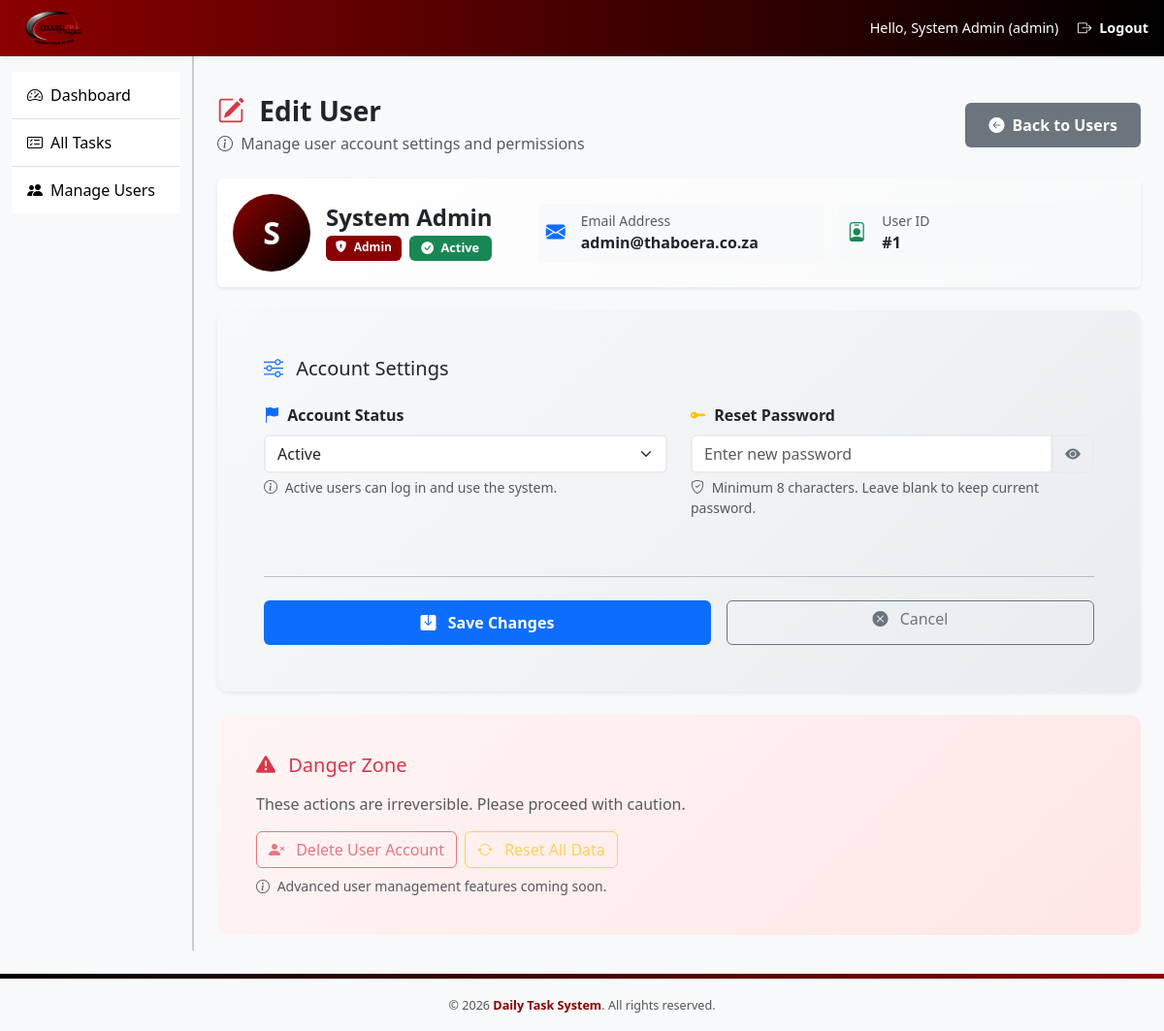
Page /public/admin/user_edit.php?id=1 (signed in) on the committed database.
### tables this page shows
CREATE TABLE users (
  id INT AUTO_INCREMENT PRIMARY KEY,
  full_name VARCHAR(100) NOT NULL,
  email VARCHAR(120) NOT NULL UNIQUE,
  role ENUM('admin','member') NOT NULL DEFAULT 'member',
  password_hash VARCHAR(255) NOT NULL,
  status ENUM('active','inactive') NOT NULL DEFAULT 'active',
  created_at TIMESTAMP DEFAULT CURRENT_TIMESTAMP
);

### public/admin/user_edit.php (the view, shortened to what this page needs)
<?php
require_once __DIR__ . '/../../config/db.php';
$targetId = (int)($_GET['id'] ?? 0);
$stmt = $pdo->prepare("SELECT id, full_name, email, role, status FROM users WHERE id = ?");
$stmt->execute([$targetId]);
$user = $stmt->fetch();
$success = '';
require_once __DIR__ . '/../../views/header.php';
?>
<link rel="stylesheet" href="https://cdn.jsdelivr.net/npm/bootstrap-icons@1.11.3/font/bootstrap-icons.css">
<link href="https://cdn.jsdelivr.net/npm/animate.css@4.1.1/animate.min.css" rel="stylesheet">
<div class="container mt-3 mt-md-4 edit-user-container">
    <div class="d-flex flex-column flex-md-row align-items-start align-items-md-center justify-content-between mb-4 header-actions animate__animated animate__fadeIn">
        <div class="mb-2 mb-md-0">
            <h3 class="fw-bold mb-1">
                <i class="bi bi-pencil-square text-danger me-2"></i> Edit User
            </h3>
            <p class="text-muted mb-0 responsive-text">
                <i class="bi bi-info-circle me-1"></i> Manage user account settings and permissions
            </p>
        </div>
        <div class="d-flex flex-column flex-sm-row gap-2">
            <a href="/daily-task-system/public/admin/users.php" class="btn btn-secondary btn-edit">
                <i class="bi bi-arrow-left-circle-fill me-1"></i>
                <span class="d-none d-sm-inline">Back to Users</span>
            </a>
        </div>
    </div>
    <div class="card shadow-sm border-0 user-profile-card <?= $user['role'] ?> mb-4 animate__animated animate__fadeIn animate__delay-1s">
        <div class="card-body">
            <div class="row align-items-center">
                <div class="col-12 col-md-4 text-center text-md-start mb-3 mb-md-0">
                    <div class="d-flex flex-column flex-md-row align-items-center">
                        <div class="user-avatar-large me-0 me-md-3 mb-2 mb-md-0">
                            <?= strtoupper(substr($user['full_name'], 0, 1)) ?>
                        </div>
                        <div>
                            <h4 class="fw-bold mb-1"><?= htmlspecialchars($user['full_name']) ?></h4>
                            <div class="d-flex flex-wrap justify-content-center justify-content-md-start gap-2">
                                <span class="badge <?= $user['role'] === 'admin' ? 'bg-admin' : 'bg-member' ?> role-badge text-capitalize">
                                    <i class="bi bi-<?= $user['role'] === 'admin' ? 'shield-lock' : 'person' ?>-fill me-1"></i>
                                    <?= htmlspecialchars($user['role']) ?>
                                </span>
                                <span class="badge <?= $user['status'] === 'active' ? 'bg-active' : 'bg-inactive' ?> status-badge">
                                    <i class="bi bi-<?= $user['status'] === 'active' ? 'check-circle' : 'x-circle' ?>-fill me-1"></i>
                                    <?= htmlspecialchars(ucfirst($user['status'])) ?>
                                </span>
                            </div>
                        </div>
                    </div>
                </div>
                <div class="col-12 col-md-8">
                    <div class="row g-3">
                        <div class="col-12 col-sm-6">
                            <div class="d-flex align-items-center p-2 bg-light rounded">
                                <i class="bi bi-envelope-fill text-primary me-3 fs-5"></i>
                                <div>
                                    <small class="text-muted d-block">Email Address</small>
                                    <strong class="text-truncate d-block" style="max-width: 200px;">
                                        <?= htmlspecialchars($user['email']) ?>
                                    </strong>
                                </div>
                            </div>
                        </div>
                        <div class="col-12 col-sm-6">
                            <div class="d-flex align-items-center p-2 bg-light rounded">
                                <i class="bi bi-person-badge text-success me-3 fs-5"></i>
                                <div>
                                    <small class="text-muted d-block">User ID</small>
                                    <strong>#<?= $user['id'] ?></strong>
                                </div>
                            </div>
                        </div>
                    </div>
                </div>
            </div>
        </div>
    </div>
    <div class="card shadow-sm border-0 form-section animate__animated animate__fadeIn animate__delay-2s <?= $success ? 'form-success' : '' ?>">
        <div class="card-body">
            <h5 class="card-title mb-4">
                <i class="bi bi-sliders text-primary me-2"></i> Account Settings
            </h5>
            <form method="post" id="userEditForm" class="row g-4">
                <div class="col-12 col-md-6">
                    <label class="form-label fw-semibold">
                        <i class="bi bi-flag-fill me-1 text-primary"></i> Account Status
                    </label>
                    <select name="status" class="form-select form-control-custom" id="statusSelect">
                        <option value="active" <?= $user['status'] === 'active' ? 'selected' : '' ?>>Active</option>
                    </select>
                    <div class="form-text">
                        <i class="bi bi-info-circle me-1"></i>
                        Active users can log in and use the system.
                    </div>
                </div>
                <div class="col-12 col-md-6">
                    <label class="form-label fw-semibold">
                        <i class="bi bi-key-fill me-1 text-warning"></i> Reset Password
                    </label>
                    <div class="input-group">
                        <input type="password"
                               name="new_password"
                               id="new_password"
                               class="form-control form-control-custom"
                               placeholder="Enter new password"
                               aria-describedby="passwordHelp">
                        <button type="button" class="btn btn-outline-secondary btn-toggle-password" id="togglePassword">
                            <i class="bi bi-eye-fill" id="togglePasswordIcon"></i>
                        </button>
                    </div>
                    <div id="passwordHelp" class="form-text">
                        <i class="bi bi-shield-check me-1"></i>
                        Minimum 8 characters. Leave blank to keep current password.
                    </div>
                    <div class="password-strength mt-2" id="passwordStrength"></div>
                </div>
                <div class="col-12">
                    <hr class="my-4">
                    <div class="d-flex flex-column flex-sm-row gap-3">
                        <button type="submit" class="btn btn-primary btn-edit flex-fill" id="submitBtn">
                            <i class="bi bi-save-fill me-2"></i> Save Changes
                        </button>
                        <a href="/daily-task-system/public/admin/users.php" class="btn btn-outline-secondary flex-fill">
                            <i class="bi bi-x-circle-fill me-2"></i> Cancel
                        </a>
                    </div>
                </div>
            </form>
        </div>
    </div>
    <div class="card border-0 danger-zone mt-4 animate__animated animate__fadeIn animate__delay-3s">
        <div class="card-body">
            <h5 class="card-title text-danger mb-3">
                <i class="bi bi-exclamation-triangle-fill me-2"></i> Danger Zone
            </h5>
            <p class="text-muted mb-3">
                These actions are irreversible. Please proceed with caution.
            </p>
            <div class="d-flex flex-column flex-sm-row gap-2">
                <button class="btn btn-outline-danger" disabled>
                    <i class="bi bi-person-x-fill me-2"></i> Delete User Account
                </button>
                <button class="btn btn-outline-warning" disabled>
                    <i class="bi bi-arrow-repeat me-2"></i> Reset All Data
                </button>
            </div>
            <small class="text-muted mt-2 d-block">
                <i class="bi bi-info-circle me-1"></i>
                Advanced user management features coming soon.
            </small>
        </div>
    </div>
</div>
<?php require_once __DIR__ . '/../../views/footer.php'; ?>

### public/admin/user_edit.php (style rules this page uses)
.edit-user-container { animation: slideInEdit 0.6s ease-out; }
.user-profile-card { animation: fadeInScale 0.5s ease-out; transition: all 0.3s ease; border: none; border-left: 4px solid transparent; overflow: hidden; }
.user-profile-card.admin { border-left-color: #8B0000; background: linear-gradient(135deg, #fff, #f8f9fa); }
.user-avatar-large { width: 80px; height: 80px; border-radius: 50%; background: linear-gradient(135deg, #8B0000, #000); display: flex; align-items: center; justify-content: center; color: white; font-weight: bold; font-size: 2rem; transition: all 0.3s ease; }
.status-badge { font-size: 0.8rem; padding: 0.5em 1em; transition: all 0.3s ease; border: none; }
.role-badge { font-size: 0.75rem; padding: 0.4em 0.8em; transition: all 0.3s ease; }
.btn-edit { transition: all 0.3s ease; border: none; font-weight: 600; padding: 0.7rem 1.5rem; }
.form-control-custom { transition: all 0.3s ease; border: 2px solid #e9ecef; }
.bg-active { background-color: #198754 !important; }
.bg-admin { background-color: #8B0000 !important; }
.form-section { background: linear-gradient(135deg, #f8f9fa, #e9ecef); border-radius: 12px; padding: 2rem; transition: all 0.3s ease; }
.password-strength { height: 4px; border-radius: 2px; margin-top: 0.5rem; transition: all 0.3s ease; }
.btn-toggle-password { transition: all 0.3s ease; border: 2px solid #e9ecef; }
.responsive-text { font-size: clamp(0.8rem, 2vw, 1rem); }
.danger-zone { border: 2px solid #dc3545; border-radius: 12px; padding: 1.5rem; background: linear-gradient(135deg, #fff5f5, #ffe6e6); animation: pulseWarning 3s infinite; }

### rows in the picture
users: full_name "S", full_name "System Admin", role "Admin", status "Active", email "admin@thaboera.co.za", id "1"

### other values in the picture
$userName "System Admin"
$userRole "admin"
